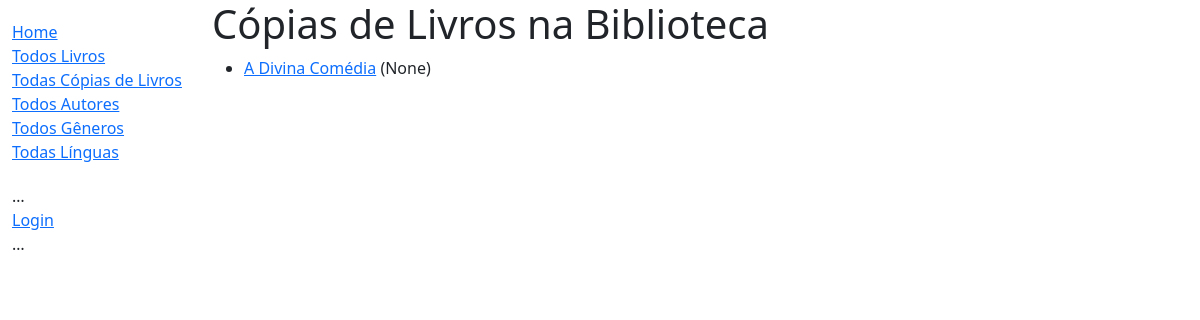
Before: /acervo/copias/ with the older database file.
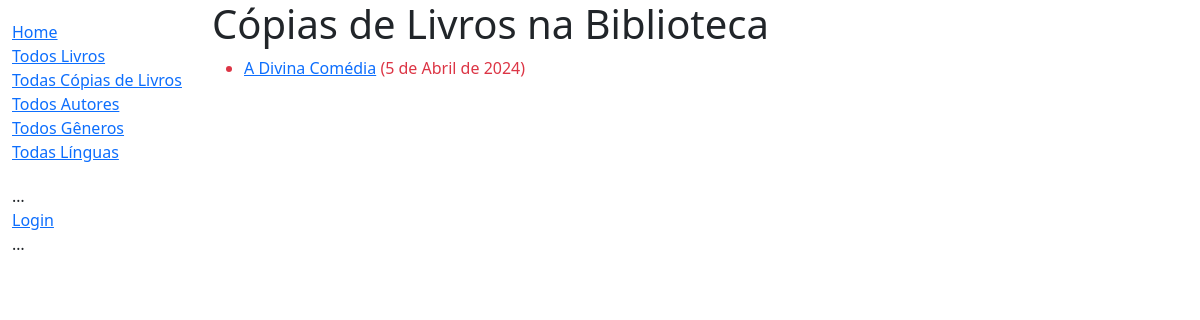
After: the same page with the newer database file.
### acervo/models.py (models this page shows, shortened)
class LivroCopia(models.Model):
    id = models.UUIDField(primary_key=True, default=uuid.uuid4,
                          help_text="ID único para uma cópia do livro disponível na biblioteca")
    livro = models.ForeignKey('Livro', on_delete=models.RESTRICT, null=True)
    editora = models.CharField(max_length=200)
    data_devolucao = models.DateField(null=True, blank=True)
    tomador = models.ForeignKey(
        settings.AUTH_USER_MODEL, on_delete=models.SET_NULL, null=True, blank=True)
    @property
    def em_atraso(self):
        return bool(self.data_devolucao and date.today() > self.data_devolucao)
    ESTADOS_EMPRESTIMO = (
        ('m', 'Manutenção'),
        ('e', 'Emprestado'),
        ('d', 'Disponível'),
        ('r', 'Reservado'),
    )
    estado = models.CharField(
        max_length=1,
        choices=ESTADOS_EMPRESTIMO,
        blank=True,
        default='m',
        help_text='Disponibilidade do Livro')
    class Meta:
        ordering = ['data_devolucao']
        permissions = (("marca_devolucao", "Marca o livro como devolvido"),)

class Livro(models.Model):
    titulo = models.CharField(max_length=200)
    autor = models.ForeignKey('Autor', on_delete=models.RESTRICT, null=True)
    descricao = models.TextField(
        max_length=1000, help_text="Breve descrição do livro")
    isbn = models.CharField('ISBN', max_length=13,
                            unique=True,
                            help_text='13 Caracteres <a href="https://www.isbn-international.org/content/what-isbn'
                                      '">ISBN number</a>')
    genero = models.ManyToManyField(
        Genero, help_text="Selecione o gênero do livro")
    lingua = models.ForeignKey(
        'Lingua', on_delete=models.SET_NULL, null=True)
    class Meta:
        ordering = ['titulo', 'autor']
    def mostra_genero(self):
        """Representação String para o gênero do livro."""
        return ', '.join([self.genero.nome for genre in self.genero.all()[:3]])
    mostra_genero.short_description = 'Genero'

### acervo/views.py (the view)
# urls.py: path('copias/', views.LivroCopiaListView.as_view(), name='copias'),
class LivroCopiaListView(generic.ListView):
    model = LivroCopia
    context_object_name = 'lista_copias'
    template_name = 'acervo/lista_copias.html'
    paginate_by = 10

### acervo/templates/acervo/lista_copias.html (shortened to what this page needs)
{% extends "base_generic.html" %}
{% block content %}
    <h1>Cópias de Livros na Biblioteca</h1>
    <ul>
      {% for copia in lista_copias %}
      <li class="{% if copia.em_atraso %}text-danger{% endif %}">
        <a href="{% url 'detalhe-copia' copia.pk %}">{{copia.livro.titulo}}</a> ({{ copia.data_devolucao }})
      </li>
      {% empty %}
      <li>Não há cópias desse livro disponíveis.</li>
      {% endfor %}
    </ul>
{% endblock %}

Changed rows visible on the page:
changed LivroCopia "A Divina Comédia": data_devolucao "None" → "5 de Abril de 2024"
